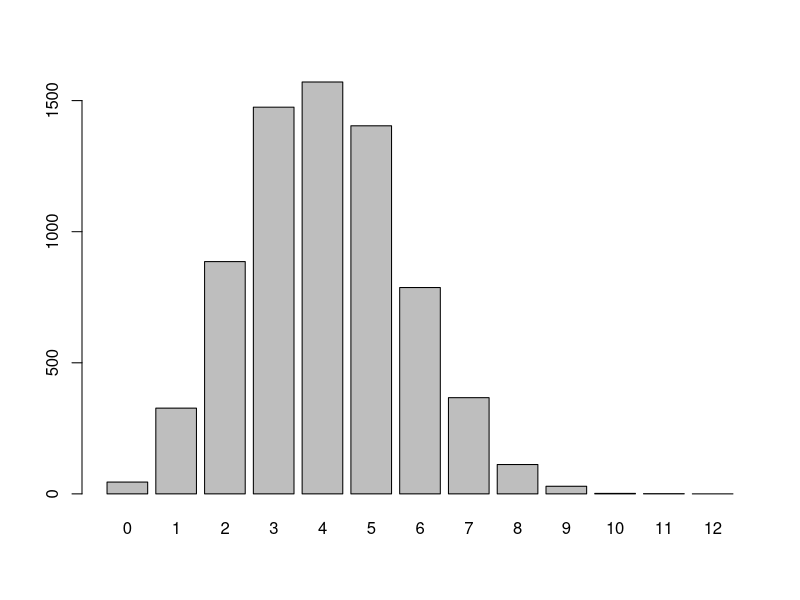
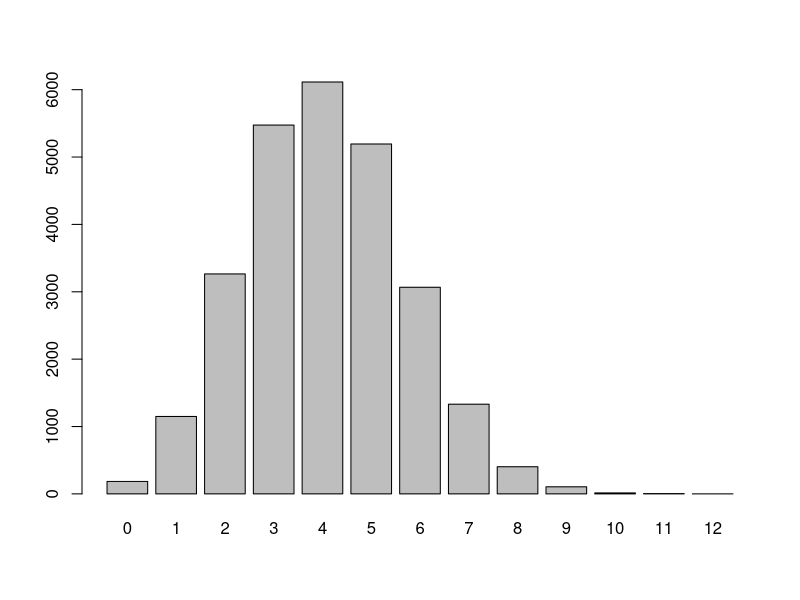
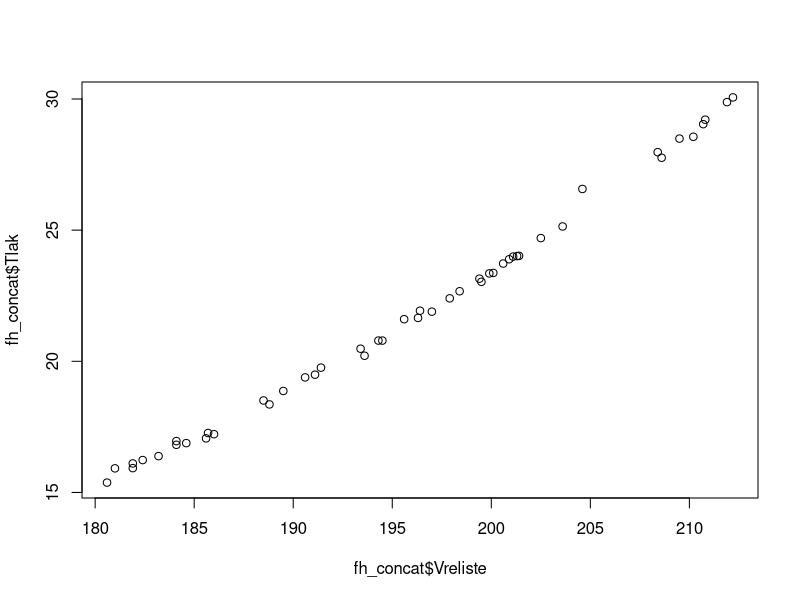
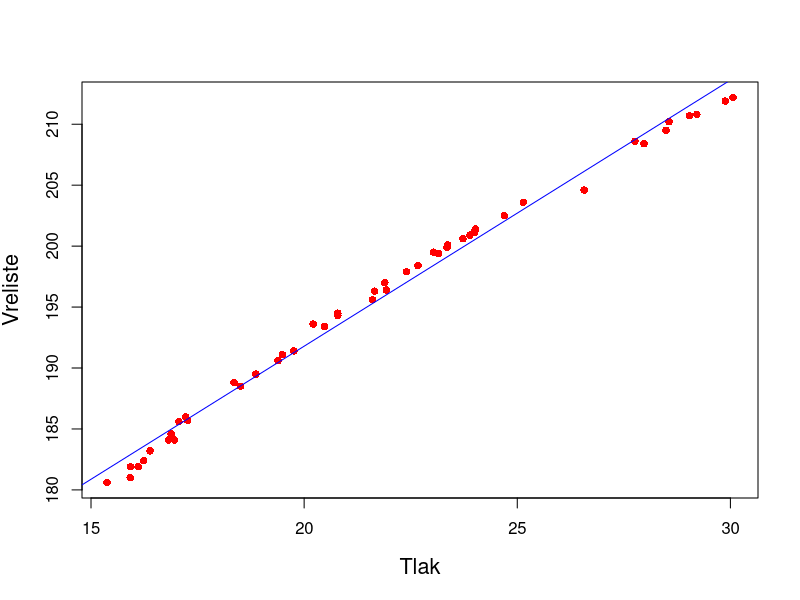
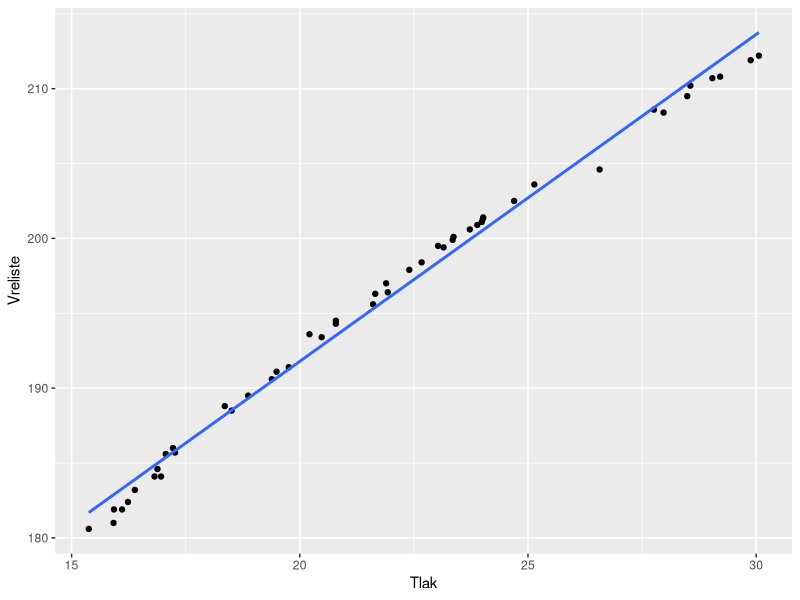
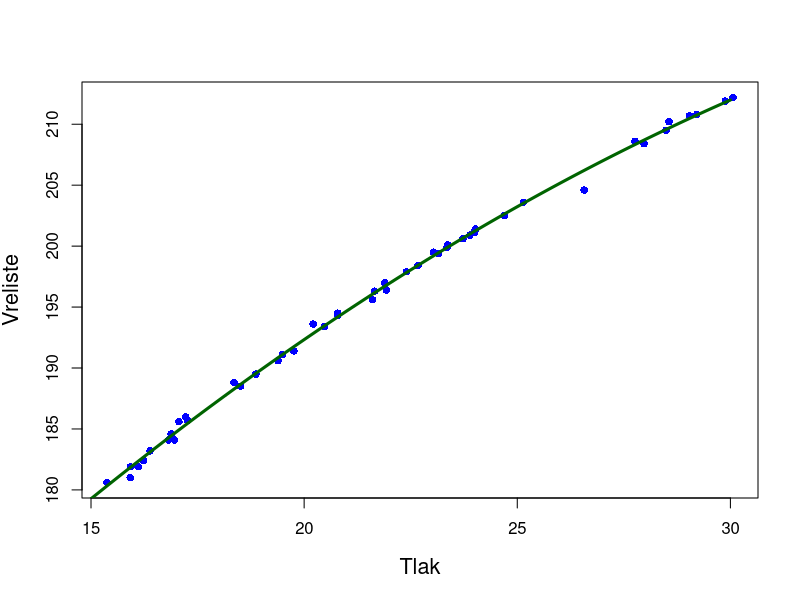
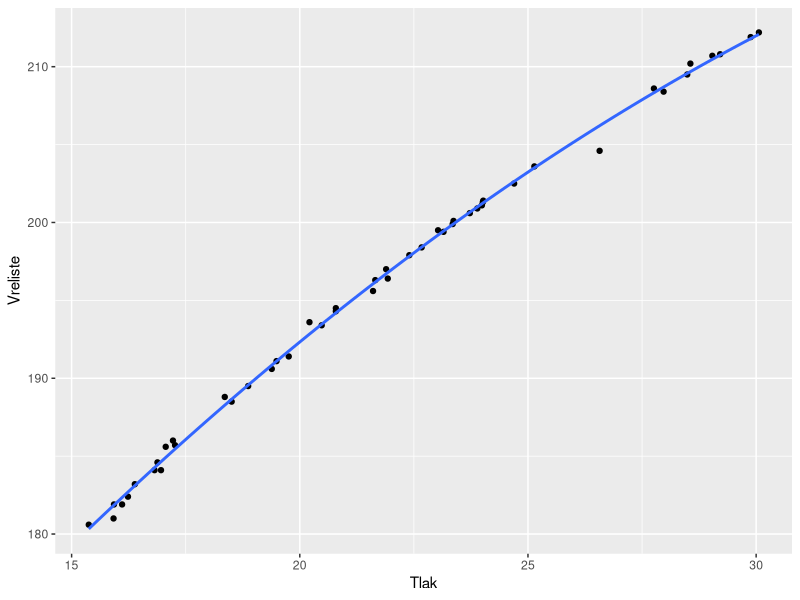
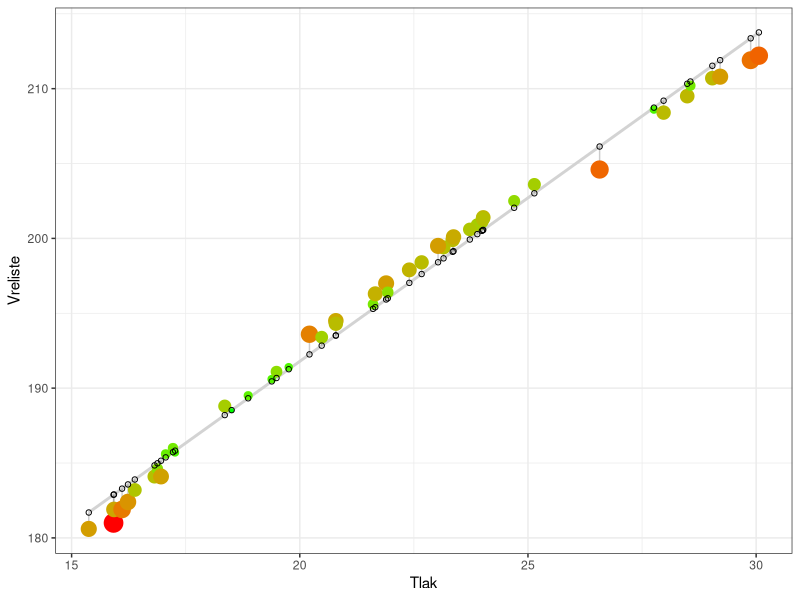

Reproduce these figures in R, in order.
## ---- chunk 1
library(knitr)
opts_chunk$set(tidy.opts=list(width.cutoff=60),tidy=TRUE)
## ---- chunk 2
dice <- read.delim("dice.dat", header=FALSE)

# 3.
# Granice postavljamo sami tako da se pomaknemo za 0.5 na lijevo od najmanjeg podatka
# iz uzorka i za 0.5 na desno od najveceg podatka iz uzorka te zatim podijelimo taj
# interval na 10 ekvidistantnih intervala (pomocu 11 tocaka)

barplot(dice$V2, names.arg = dice$V1)
barplot(dice$V3, names.arg = dice$V1)

# Procjena p parametra binomne distribucije koristeći maksimalnu izglednost
# p' = x / n, odnosno broj povoljnih ishoda kroz broj svih ishoda
# u ovom slucaju broj 5/6 kroz ukupan broj ishoda

desirable.outcomes <- function(values, categories)
  sum(categories * values)

all.outcomes <- function(values, categories)
  max(categories) * sum(values)

estimate.p <- function(values, categories)
  desirable.outcomes(values, categories) / all.outcomes(values, categories)

p.0 = estimate.p(dice$V2, dice$V1)
p.1 = estimate.p(dice$V3, dice$V1)

sprintf(fmt = 'Procjena parametra p za I. uzorak: %.4f',  p.0)
sprintf(fmt = 'Procjena parametra p za II. uzorak: %.4f', p.1)

confidence.interval <- function(values, categories, interval) {
  alpha.half <- (1 - interval) / 2
  
  x <- desirable.outcomes(values, categories)
  n <- all.outcomes(values, categories)
  
  c(qbeta(alpha.half, x, n - x + 1), qbeta(1 - alpha.half, x + 1, n - x))
}

interval = 0.95

cp.0 = confidence.interval(dice$V2, dice$V1, interval)
cp.1 = confidence.interval(dice$V3, dice$V1, interval)

sprintf(fmt = '%d%% postotni interval pouzdanosti za I. uzorak: [%.4f, %.4f]',  interval * 100, cp.0[1], cp.0[2])
sprintf(fmt = '%d%% postotni interval pouzdanosti za II. uzorak: [%.4f, %.4f]', interval * 100, cp.1[1], cp.1[2])

## ---- chunk 3
library(ggplot2)
forbes <- read.table("forbes.dat", quote="\"", comment.char="")
hooker <- read.table("hooker.dat", quote="\"", comment.char="")
fh_concat <- rbind(forbes, hooker)

names(fh_concat)[names(fh_concat) == "V1"] <- "Vreliste"
names(fh_concat)[names(fh_concat) == "V2"] <- "Tlak"

plot(fh_concat$Vreliste, fh_concat$Tlak)

# LINEARNI MODEL

linear_model <- lm(Vreliste ~ Tlak, data = fh_concat)
linear_model

plot(fh_concat$Tlak, fh_concat$Vreliste, pch=16, xlab = "Tlak", ylab = "Vreliste", cex.lab = 1.3, col = "red" ) + abline(linear_model, col = "blue")

# Ili ggplot:

ggplot(fh_concat, aes(Tlak, Vreliste)) +
  geom_point() +
  stat_smooth(method = lm, size = 1, se = FALSE)

# KVADRATICNI MODEL

Tlak2 <- fh_concat$Tlak^2
quadratic_model <-lm(Vreliste ~ Tlak + Tlak2, data = fh_concat)
quadratic_model

timevalues <- seq(0, 30, 0.1)
predictedcounts <- predict(quadratic_model,list(Tlak=timevalues, Tlak2=timevalues^2))

plot(fh_concat$Tlak, fh_concat$Vreliste, pch=16, xlab = "Tlak", ylab = "Vreliste", cex.lab = 1.3, col = "blue") + lines(timevalues, predictedcounts, col = "darkgreen", lwd = 3)

# Ili ggplot:
ggplot(fh_concat, aes(x = Tlak, y = Vreliste)) +
  geom_point() +
  stat_smooth(method = "lm", formula = y ~ x + I(x^2), size = 1, se = FALSE)

# REZIDUALI
fh_concat$predictedLinear = predict(linear_model)
fh_concat$residualsLinear = residuals(linear_model)
fh_concat$stdResidualsLinear = rstandard(linear_model)
fh_concat$predictedQuadratic = predict(quadratic_model)
fh_concat$residualsQuadratic = residuals(quadratic_model)
fh_concat$stdResidualsQuadratic = rstandard(quadratic_model)

# Linear residuals
ggplot(fh_concat, aes(x = Tlak, y = Vreliste)) +
  geom_smooth(method = "lm", se = FALSE, color = "lightgrey") +     # regression line  
  geom_segment(aes(xend = Tlak, yend = predictedLinear), alpha = .2) +      # draw line from point to line
  geom_point(aes(color = abs(residualsLinear), size = abs(residualsLinear))) +  # size of the points
  scale_color_continuous(low = "green", high = "red") +             # colour of the points mapped to residual size - green smaller, red larger
  guides(color = FALSE, size = FALSE) +                             # Size legend removed
  geom_point(aes(y = predictedLinear), shape = 1) +
  theme_bw()

# Std linear residuals
ggplot(fh_concat, aes(x = Tlak, y = Vreliste)) +
  geom_smooth(method = "lm", se = FALSE, color = "lightgrey") +     # regression line  
  geom_segment(aes(xend = Tlak, yend = predictedLinear), alpha = .2) +      # draw line from point to line
  geom_point(aes(color = abs(stdResidualsLinear), size = abs(stdResidualsLinear))) +  # size of the points
  scale_color_continuous(low = "green", high = "red") +             # colour of the points mapped to residual size - green smaller, red larger
  guides(color = FALSE, size = FALSE) +                             # Size legend removed
  geom_point(aes(y = predictedLinear), shape = 1) +
  theme_bw()

# Quadratic residuals
ggplot(fh_concat, aes(x = Tlak, y = Vreliste)) +
  geom_smooth(method = "lm", se = FALSE, color = "lightgrey") +     # regression line  
  geom_segment(aes(xend = Tlak, yend = predictedQuadratic), alpha = .2) +      # draw line from point to line
  geom_point(aes(color = abs(residualsQuadratic), size = abs(residualsQuadratic))) +  # size of the points
  scale_color_continuous(low = "green", high = "red") +             # colour of the points mapped to residual size - green smaller, red larger
  guides(color = FALSE, size = FALSE) +                             # Size legend removed
  geom_point(aes(y = predictedQuadratic), shape = 1) +
  theme_bw()

# Std linear residuals
ggplot(fh_concat, aes(x = Tlak, y = Vreliste)) +
  geom_smooth(method = "lm", se = FALSE, color = "lightgrey") +     # regression line  
  geom_segment(aes(xend = Tlak, yend = predictedQuadratic), alpha = .2) +      # draw line from point to line
  geom_point(aes(color = abs(stdResidualsQuadratic), size = abs(stdResidualsQuadratic))) +  # size of the points
  scale_color_continuous(low = "green", high = "red") +             # colour of the points mapped to residual size - green smaller, red larger
  guides(color = FALSE, size = FALSE) +                             # Size legend removed
  geom_point(aes(y = predictedQuadratic), shape = 1) +
  theme_bw()

